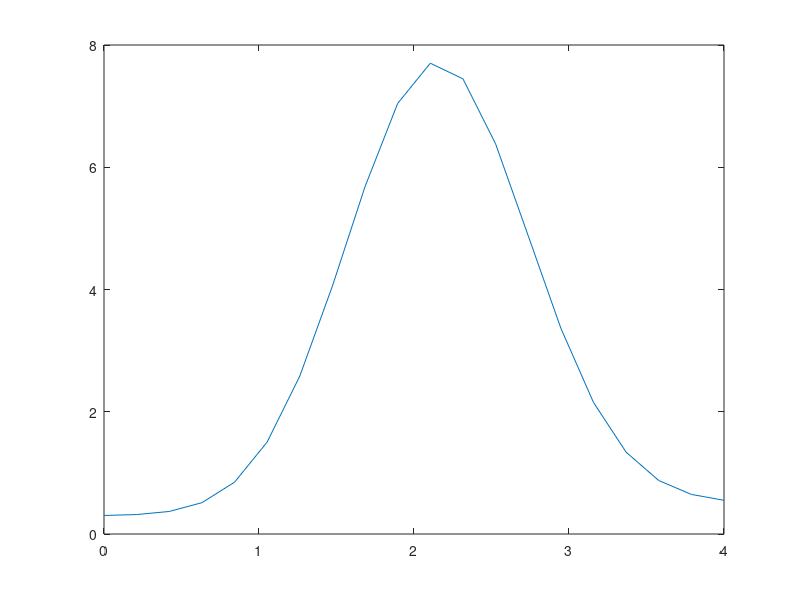

Here is the MATLAB script that generated this plot:

zl = 2;
n = 20;
z = linspace(0,4,n);
k = 0.6;
d = 0.6;
for k = 1:size(z,2)
    if z(k)<=zl
        pm_zx(k) = 0.3 + (k/(d*sqrt(2*pi))+0.2)*exp(-1/2*((z(k)-zl)/d)^2);
    else
        pm_zx(k) = 0.5 + k/(d*sqrt(2*pi))*exp(-1/2*((z(k)-zl)/d)^2);
    end
end
plot(z,pm_zx)